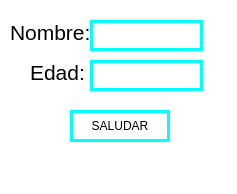
<?xml version="1.0" encoding="UTF-8"?>
<ui version="4.0">
 <class>MainWindow</class>
 <widget class="QMainWindow" name="MainWindow">
  <property name="geometry">
   <rect>
    <x>0</x>
    <y>0</y>
    <width>237</width>
    <height>194</height>
   </rect>
  </property>
  <property name="windowTitle">
   <string>MainWindow</string>
  </property>
  <property name="styleSheet">
   <string notr="true">background-color: rgb(255, 255, 255);</string>
  </property>
  <widget class="QWidget" name="centralwidget">
   <widget class="QLabel" name="label">
    <property name="geometry">
     <rect>
      <x>10</x>
      <y>20</y>
      <width>91</width>
      <height>21</height>
     </rect>
    </property>
    <property name="text">
     <string>&lt;html&gt;&lt;head/&gt;&lt;body&gt;&lt;p&gt;&lt;span style=&quot; font-size:16pt;&quot;&gt;Nombre:&lt;/span&gt;&lt;/p&gt;&lt;/body&gt;&lt;/html&gt;</string>
    </property>
   </widget>
   <widget class="QLabel" name="label_2">
    <property name="geometry">
     <rect>
      <x>30</x>
      <y>60</y>
      <width>61</width>
      <height>21</height>
     </rect>
    </property>
    <property name="text">
     <string>&lt;html&gt;&lt;head/&gt;&lt;body&gt;&lt;p&gt;&lt;span style=&quot; font-size:16pt;&quot;&gt;Edad:&lt;/span&gt;&lt;/p&gt;&lt;/body&gt;&lt;/html&gt;</string>
    </property>
   </widget>
   <widget class="QLineEdit" name="txt_nombre">
    <property name="geometry">
     <rect>
      <x>90</x>
      <y>20</y>
      <width>113</width>
      <height>31</height>
     </rect>
    </property>
    <property name="font">
     <font>
      <pointsize>14</pointsize>
     </font>
    </property>
    <property name="styleSheet">
     <string notr="true"> border: 2.5px solid cyan;
border-radius: 20px;
background-color: rgb(255, 255, 255);</string>
    </property>
    <property name="alignment">
     <set>Qt::AlignCenter</set>
    </property>
   </widget>
   <widget class="QLineEdit" name="txt_edad">
    <property name="geometry">
     <rect>
      <x>90</x>
      <y>60</y>
      <width>113</width>
      <height>31</height>
     </rect>
    </property>
    <property name="font">
     <font>
      <pointsize>14</pointsize>
     </font>
    </property>
    <property name="styleSheet">
     <string notr="true"> border: 2.5px solid cyan;
border-radius: 20px;
background-color: rgb(255, 255, 255);</string>
    </property>
    <property name="alignment">
     <set>Qt::AlignCenter</set>
    </property>
   </widget>
   <widget class="QPushButton" name="btn_saludar">
    <property name="geometry">
     <rect>
      <x>70</x>
      <y>110</y>
      <width>100</width>
      <height>32</height>
     </rect>
    </property>
    <property name="styleSheet">
     <string notr="true"> border: 2.5px solid cyan;
border-radius: 20px;
background-color: rgb(255, 255, 255);</string>
    </property>
    <property name="text">
     <string>SALUDAR</string>
    </property>
   </widget>
  </widget>
  <widget class="QMenuBar" name="menubar">
   <property name="geometry">
    <rect>
     <x>0</x>
     <y>0</y>
     <width>237</width>
     <height>21</height>
    </rect>
   </property>
  </widget>
  <widget class="QStatusBar" name="statusbar"/>
 </widget>
 <resources/>
 <connections/>
</ui>
